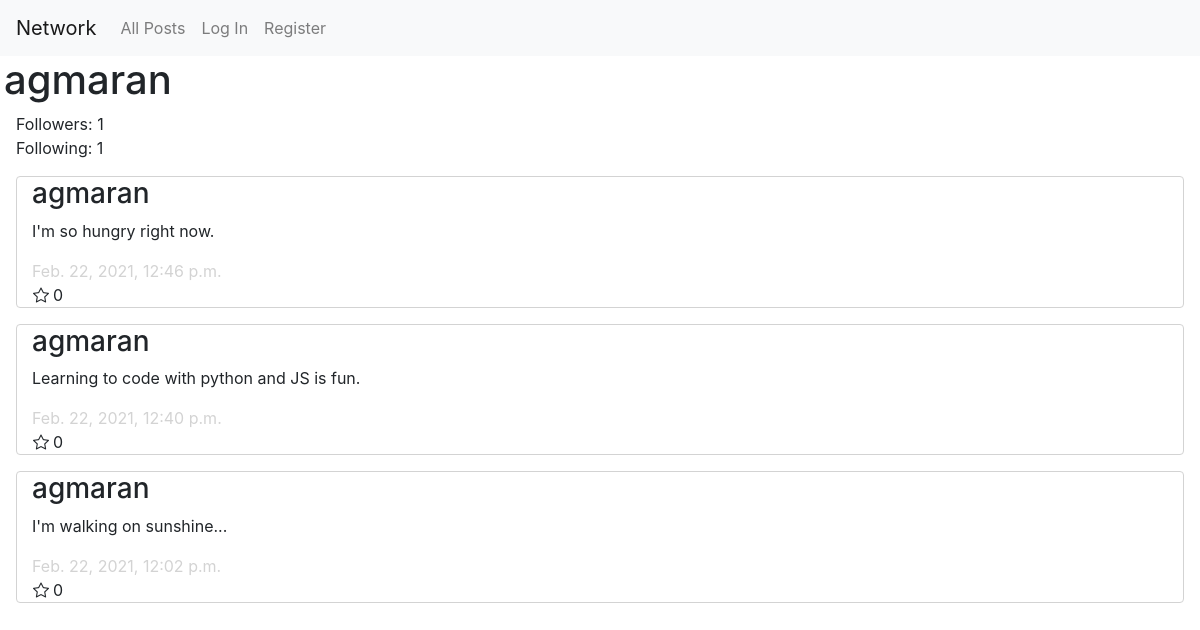
Page /agmaran/profile on the committed database.
### network/models.py (models this page shows, shortened)
class User(AbstractUser):
    pass

class Post(models.Model):
    poster = models.ForeignKey(
        User, on_delete=models.CASCADE, related_name="my_posts")
    content = models.TextField()
    timestamp = models.DateTimeField(auto_now_add=True)
    likes = models.PositiveBigIntegerField(default=0)

### network/views.py (the view)
# urls.py: path("<str:username>/profile", views.profile, name="profile"),
def profile(request, username):
    user = User.objects.get(username=username)
    followers = Follow.objects.filter(following=user)
    following = Follow.objects.filter(follower=user)
    if (request.user.is_authenticated):
        if (Follow.objects.filter(follower=request.user, following=user).count() == 1):
            button = "unfollow"
        else:
            button = "follow"
    else:
        button = "follow"
    posts = user.my_posts.all()
    posts = posts.order_by("-timestamp").all()
    return render(request, "network/profile.html", {
        "user_profile": user,
        "followers": len(followers),
        "following": len(following),
        "posts": posts,
        "button": button
    })

### network/templates/network/profile.html (shortened to what this page needs)
{% extends "network/layout.html" %}
{% load static %}
{% block body %}
<h1 class="ml-1">{{user_profile.username}}</h1>
<div id="follow">
    <div class="ml-3" id="followers" data-followers={{followers}}>Followers: {{followers}}</div>
    <div class="ml-3">Following: {{following}}</div>
</div>
<div id="my-posts">
    {% for post in posts %}
    <div class="container col-12">
        <h3>{{post.poster}}</h3>
        <p>{{post.content}}</p>
        <div class="timestamp">{{post.timestamp}}</div>
        <div class="row">
            <i class="bi bi-star ml-3 mr-1"></i>
            <div>{{post.likes}}</div>
        </div>
    </div>
    {% empty %}
    <div class="no-posts col-12">This user has no posts.</div>
    {% endfor %}
</div>
{% endblock %}

### network/static/network/styles.css (style rules this page uses)
.container { border: 0.1rem; border-color: lightgray; border-style: solid; margin: 1rem; width: auto; border-radius: 4px; }
.timestamp { color: lightgray; }

### rows in the picture
User: username "agmaran"
Post: poster "agmaran", content "I'm so hungry right now.", timestamp "Feb. 22, 2021, 12:46 p.m.", likes "0"
Post: poster "agmaran", content "Learning to code with python and JS is fun.", timestamp "Feb. 22, 2021, 12:40 p.m.", likes "0"
Post: poster "agmaran", content "I'm walking on sunshine...", timestamp "Feb. 22, 2021, 12:02 p.m.", likes "0"

### other values in the picture
{{ followers }} "1"
{{ following }} "1"
